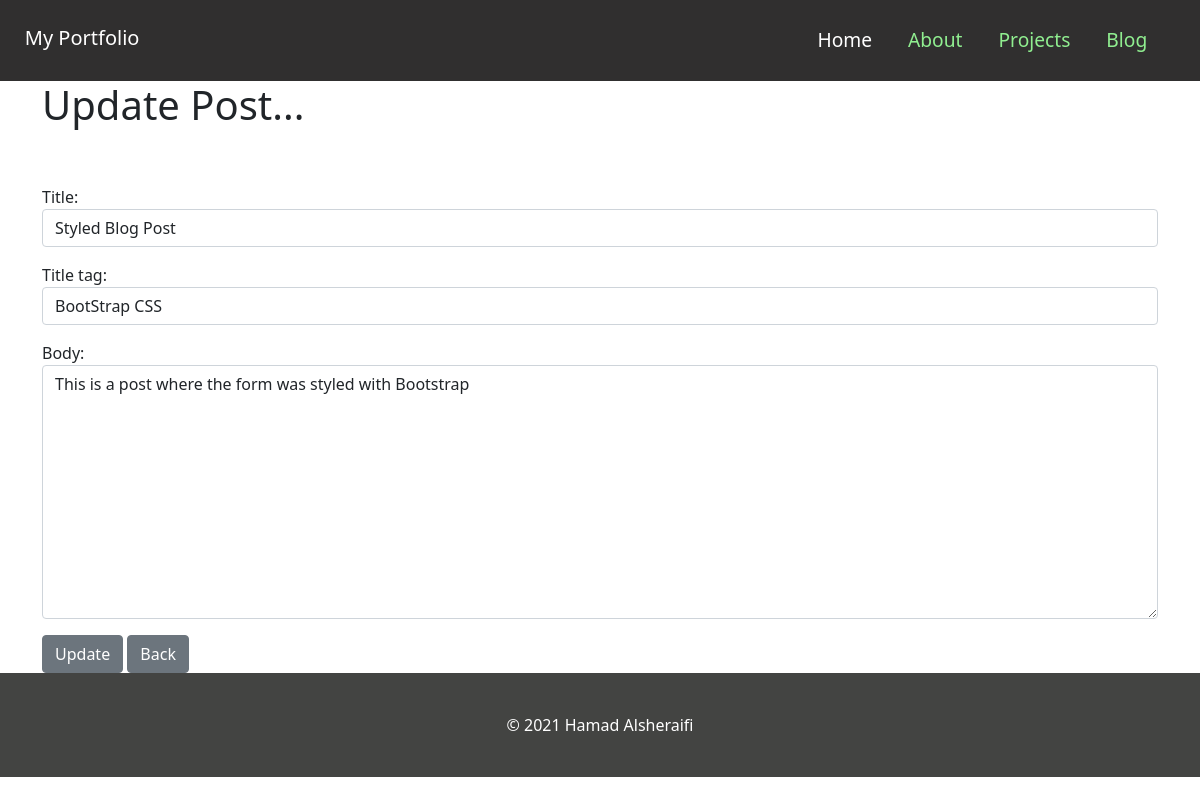
Page /blog/article/edit/6 on the earlier database version.
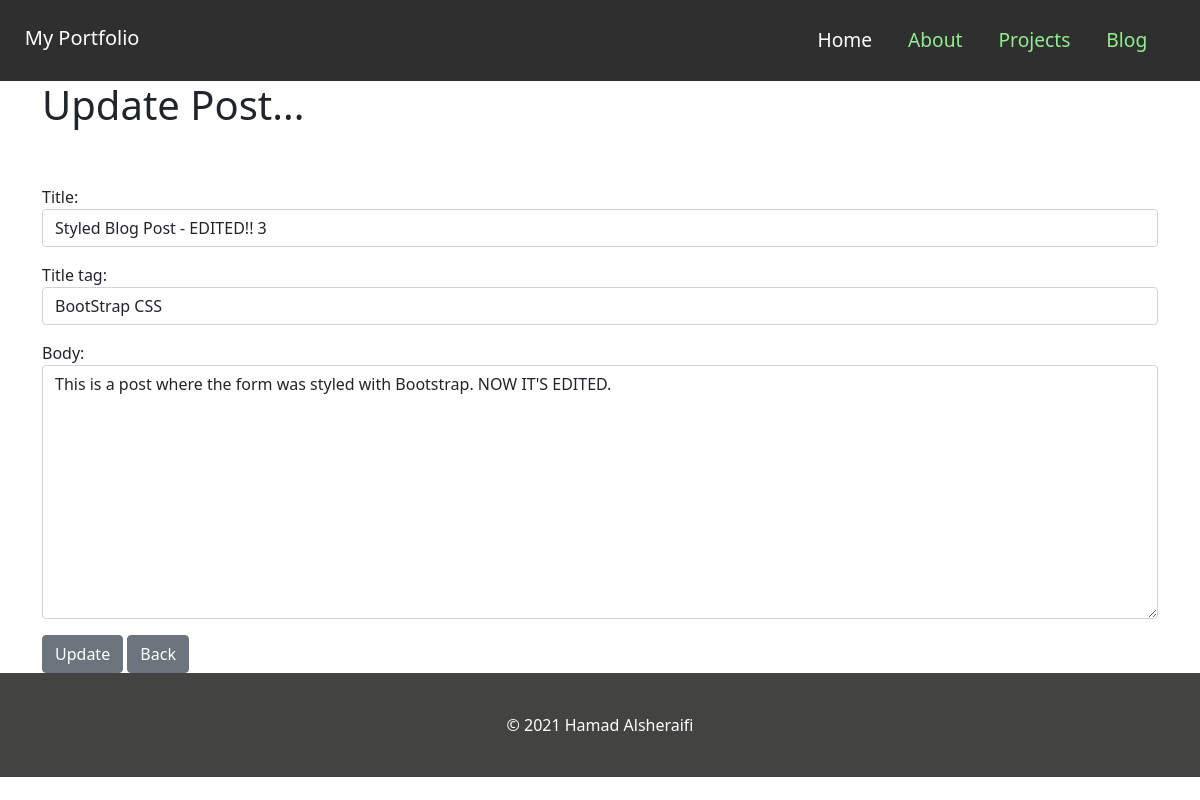
Same page on the later database version.
### website/models.py (models this page shows, shortened)
class Post(models.Model):
    title = models.CharField(max_length=255)
    title_tag = models.CharField(max_length=255)
    author = models.ForeignKey(User, on_delete=models.CASCADE)
    body = models.TextField()

### website/views.py (the view)
# urls.py: path('blog/article/edit/<int:pk>', UpdatePostView.as_view(), name='update_post'),
class UpdatePostView(UpdateView):
    model = Post
    form_class = EditForm
    template_name = 'update_post.html'

### website/forms.py
class EditForm(forms.ModelForm):
    class Meta:
        model = Post
        fields = ('title', 'title_tag', 'body')
        widgets = {
            'title': forms.TextInput(attrs={'class': 'form-control', 'placeholder': 'Enter Title'}),
            'title_tag': forms.TextInput(attrs={'class': 'form-control'}),
            'body': forms.Textarea(attrs={'class': 'form-control'}),
        }

### website/templates/update_post.html (shortened to what this page needs)
                                                {% extends 'base.html' %}
{% block content %}
    <div class="container">
        <div class="form-group">
            <h1>Update Post...</h1>
            <br><br>
            <form method="post">
                {{ form.as_p }}
                <button class="btn btn-secondary">Update</button>
                <a href="{% url 'blog' %}" class="btn btn-secondary">Back</a>
            </form>
        </div>
    </div>
{% endblock %}

Differences in the rows shown:
changed Post "BootStrap CSS": title "Styled Blog Post" → "Styled Blog Post - EDITED!! 3"; body "This is a post where the form was styled with Bootstrap" → "This is a post where the form was styled with Bootstrap. NOW IT'S EDITED."
